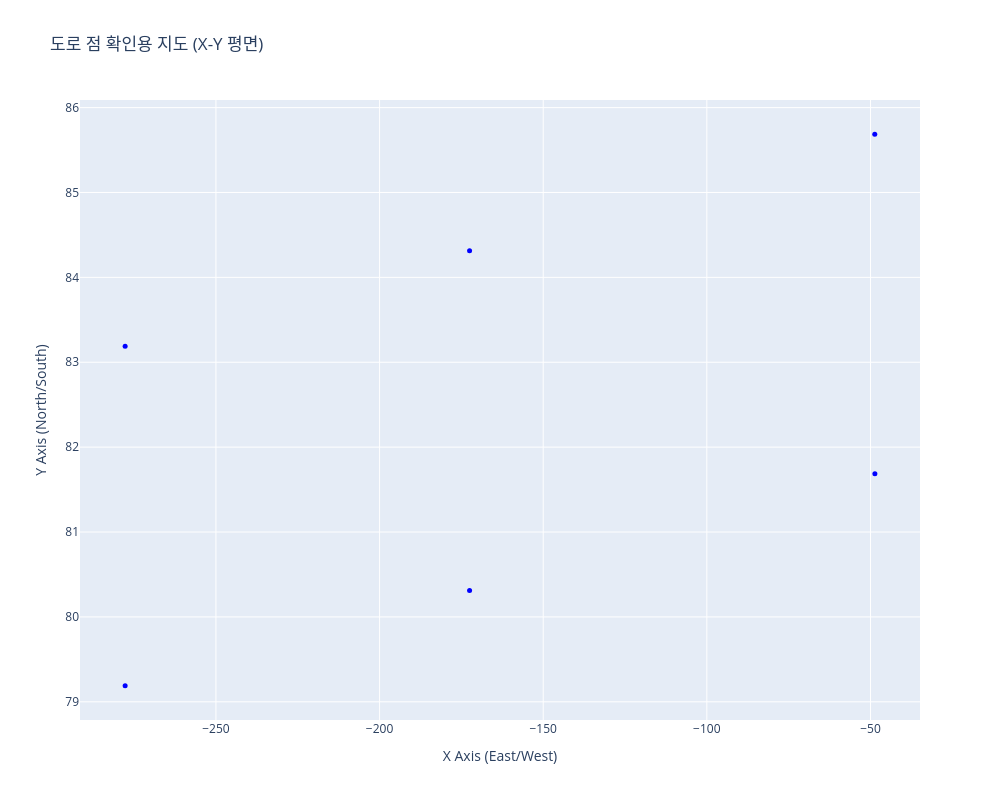

Notebook cell for this chart:
### Code cell
# -------------------------
# UAV (elm__13)
# -------------------------
road_positions_uav = js.get_road_positions_from_object(
    scene, road_object_id2, dtype=np.float16, round_decimals=3
)

if len(road_positions_uav) == 0:
    raise ValueError(f"❌ {road_object_id2}에서 추출된 좌표가 없습니다.")
else:
    print("UAV object id:", road_object_id2)
    print("UAV dtype:", road_positions_uav.dtype)
    print("UAV first:", road_positions_uav[0])
    js.plot_vertices_index(road_positions_uav, width=1000, height=800, marker_size=5)

path_indices_uav = [3, 2, 5]

### Figure 1 — Plotly figure (JSON) as saved in the notebook; plotly's stock layout.template omitted (floating-point values rounded to 4 significant figures)
{"data": [{"hovertemplate": "<b>Index: %{text}</b><br>X: %{x:.2f}<br>Y: %{y:.2f}<extra></extra>", "marker": {"color": "blue", "size": 5}, "mode": "markers", "text": ["0", "1", "2", "3", "4", "5"], "type": "scatter", "x": [-277.8, -172.5, -172.5, -277.8, -48.66, -48.69], "y": [79.19, 80.31, 84.31, 83.19, 81.69, 85.69]}], "layout": {"height": 800, "hovermode": "closest", "title": {"text": "도로 점 확인용 지도 (X-Y 평면)"}, "width": 1000, "xaxis": {"title": {"text": "X Axis (East/West)"}}, "yaxis": {"title": {"text": "Y Axis (North/South)"}}}}
